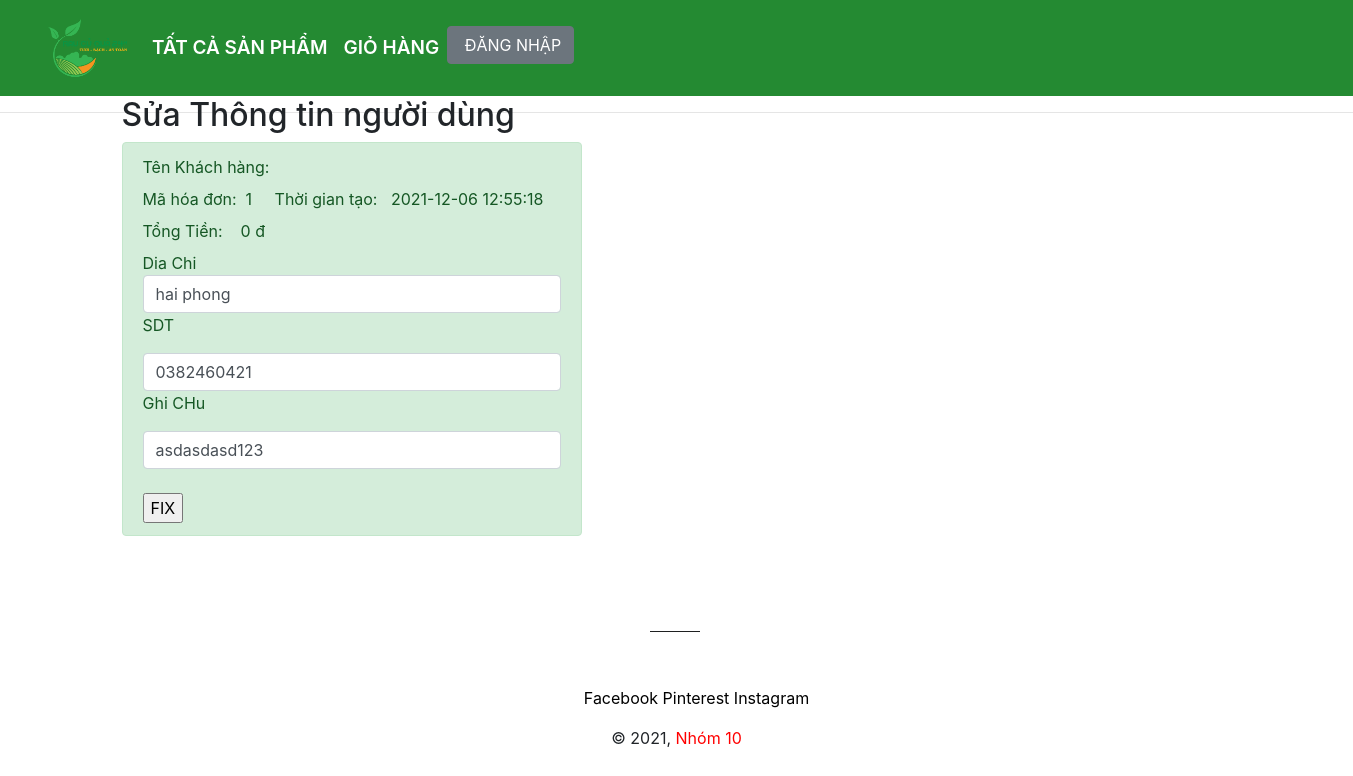
The app's page /order/suaOrder.php?id=1 with its own data.
### tables this page shows
CREATE TABLE `hoadon` (
  `ID_HoaDon` int(11) NOT NULL,
  `ID_ThanhVien` int(11) NOT NULL,
  `ThoiGianLap` datetime NOT NULL,
  `DiaChi` varchar(30) NOT NULL,
  `GhiChu` varchar(30) NOT NULL,
  `GiaTien` float NOT NULL,
  `SoDienThoai` varchar(10) NOT NULL,
  `XuLy` tinyint(1) NOT NULL
);

### order/suaOrder.php (the view, shortened to what this page needs)
<?php
include('../conection.php');
$ID_ThanhVien=isset($_SESSION['ID_ThanhVien']) ? $_SESSION['ID_ThanhVien']: '';
?>
<?php
if(isset($_GET['id'])){
  $ID_Order = $_GET['id'];
}else {
  echo "Empty query!";
  exit;
}
?>
<?php
$sql_getOrder="SELECT * FROM hoadon where ID_HoaDon='$ID_Order' LIMIT 1";
$query_getOrder = mysqli_query($mysqli,$sql_getOrder);
$row= mysqli_fetch_array($query_getOrder);
$sql_getCus="SELECT * FROM thanhvien where ID_ThanhVien='$ID_ThanhVien' ORDER BY ID_ThanhVien DESC";
$query_getCus = mysqli_query($mysqli,$sql_getCus);
$row_getCus = mysqli_fetch_array($query_getCus);
?>
<!DOCTYPE html >
<html style="scroll-behavior: smooth">
<head>
  <link rel="stylesheet"  href="../bootstrap/css/bootstrap.min.css">
  <link rel="stylesheet"  href="../bootstrap/css/bootstrap.css">
  <link rel="stylesheet"  href="../bootstrap/js/bootstrap.bundle.js">
  <link rel="stylesheet"  href="../bootstrap/js/bootstrap.bundle.min.js">
  <link rel="stylesheet"  href="../style.css">
  <link rel="stylesheet"  href="../themify-icons/themify-icons.css">
</head>
<body>
  <div class="sticky-top">
    <div class="menu sticky-top">
      <nav class="navbar navbar-expand-lg header-custom"  style="background-color: #248A32;">
        <div class="container-fluid font-header-custom">
          <a class="navbar-branch" href="../index.php">
            <img src="../image/logo/logochinh.png" height="80">
          </a>
          <div class="collapse navbar-collapse" id="navbarSupportedContent">
            <ul class="navbar-nav me-auto mb-2 mb-lg-0">
              <li class="nav-item">
                <a class="nav-link active"  href="index.php" style="color:white;">TẤT CẢ SẢN PHẨM</a>
              </li>
              <li class="nav-item">
                <a class="nav-link" href="../cart" style="color:white;">GIỎ HÀNG</a>
              </li>
              <?php if(isset($_SESSION['TenDangNhap'])) { ?>
                <li class="nav-item" >
                  <a class="nav-link active"  href="../historyOrder.php" style="color:white;">LỊCH SỬ ĐẶT HÀNG</a>
                </li>
                <li class="nav-item">
                  <a class="nav-link" href="../ThanhVien/logout.php" style="color:white;">ĐĂNG XUẤT</a>
                </li>
                <li class="nav-item">
                  <a type="button" class="btn btn-secondary" href="../ThanhVien/profile.php?id=<?php echo $_SESSION['ID_ThanhVien']?>" id="btn" style="color:white;"></span> <?php echo $_SESSION['HoVaTen']?></a>
                </li>
              <?php } else {?>
                <li><a type="button" class="btn btn-secondary" href="../ThanhVien/login.php">&nbsp;ĐĂNG NHẬP  </a></li>
              <?php }?>
            </ul>
          </div>
        </div>
      </nav>
    </div>
  </div>
  <div class="container">
    <div class="get-order" style="float: left; ">
     <h2>Sửa Thông tin người dùng</h2>
     <div class="alert alert-success" role="alert">
      <form method="POST" action="">
        <tr>
         <label >Tên Khách hàng:&nbsp; <?php echo $row_getCus['HoVaTen']?> &nbsp; &nbsp; </label>
       <label >Mã hóa đơn:&nbsp; <?php echo $row['ID_HoaDon']?> &nbsp; &nbsp; </label>
       <label >Thời gian tạo:&nbsp; &nbsp;<?php echo $row['ThoiGianLap']?> &nbsp; &nbsp; </label>
     <label >Tổng Tiền: &nbsp; &nbsp;<?php echo $row['GiaTien']?> đ</label>
   <td>Dia Chi</td>
   <td><input class="form-control" type="text"  name="DiaChi" value="<?php echo $row['DiaChi'];?>" ></td>
   <td><p>SDT</p></td>
   <td> <input class="form-control" type="text" name="SoDienThoai" value="<?php echo $row['SoDienThoai'];?>" ></td>
   <td><p>Ghi CHu</p></td>
   <td> <input class="form-control" type="text" name="GhiChu" value="<?php echo $row['GhiChu'];?>" ></td>
   <td><input type="submit" name="sua" value="FIX"></td>
 </tr>
</form>
</div>
</div>
</div>
<hr class="hr--large">
<div class = "space" style="text-align: center; background-color: #white ">
  <img style= "" src="../image/thanhspace.PNG">
  <ul style="list-style: none" class="no-bullets social-icons">
    <li style="text-align: center">
      <a class = "ti-facebook"style=" color: black" href="https://www.facebook.com/b1231121" title="Code from BiBao" >
        Facebook
      </a>
      <a class = "ti-pinterest"style=" color: black" href="https://www.pinterest.com" title="Pinterest">
        Pinterest
      </a>
      <a class = "ti-instagram"style=" color: black" href="https://www.instagram.com/bibaoo/" title="Instagram">
        Instagram
      </a>
    </li>
  </ul>
  <p class="site-footer__copyright-content">
    © 2021,
    <a href="http://localhost/BanThucPham/index.php" \title=""style=" color: red" >Nhóm 10</a>
  </div>
</body>
</html>

### style.css (style rules this page uses)
.header-custom { background-color: #CCFFFF }
.font-header-custom { font-weight: 600; font-size: 19px }

### records on screen
hoadon: ID_HoaDon "1", ThoiGianLap "2021-12-06 12:55:18", GiaTien "0", DiaChi "hai phong", SoDienThoai "0382460421", GhiChu "asdasdasd123"
